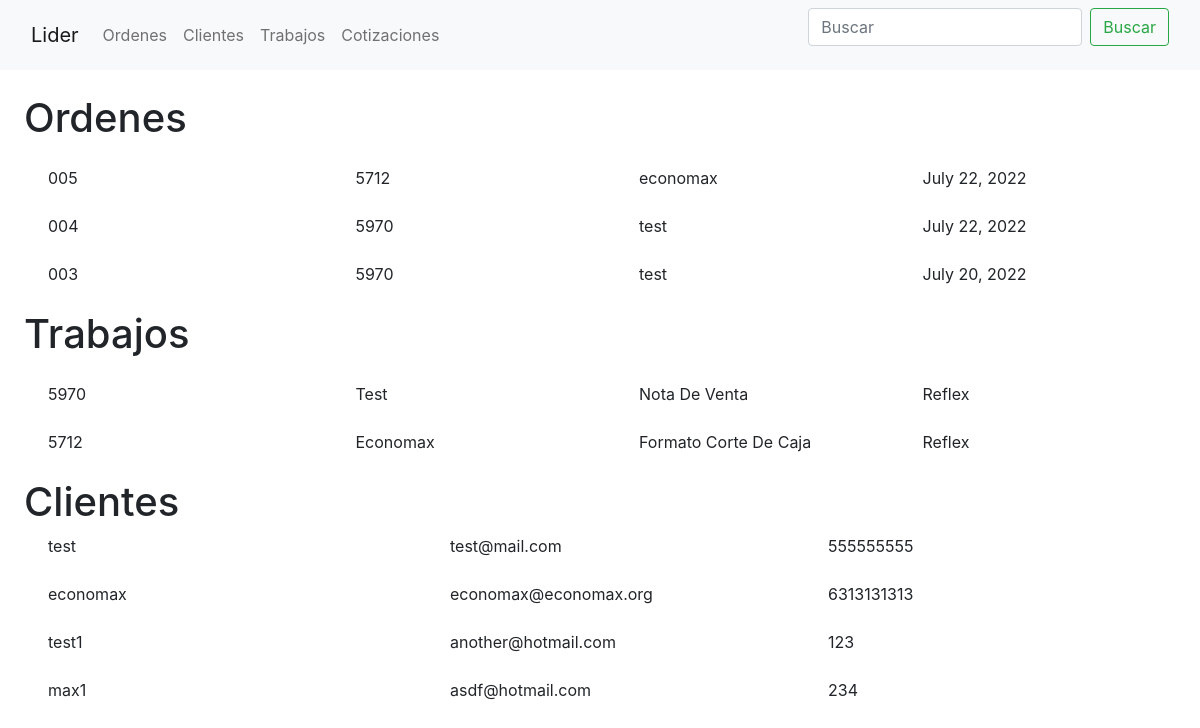
Screenshot of /busqueda/ with the database file from the repository.
### orders/models.py (models this page shows, shortened)
class Order(models.Model):
    customer = models.ForeignKey(Customer, on_delete=models.CASCADE)
    lider_id = models.ForeignKey(Lider, on_delete=models.CASCADE)
    date_ordered = models.DateField('Fecha ordenada', auto_now=True)
    expected_delivery_date = models.DateField('Fecha esperada de Entrega', auto_now=True)
    quantity_ordered = models.PositiveIntegerField(verbose_name='Cantidad Solicitada', default=0)

class Lider(models.Model):
    lider_id = models.CharField('Numero de Lider', max_length=4,
                                validators=[RegexValidator(r'^\d{1,10}$')], primary_key=True)
    doc_description = models.CharField(verbose_name='Descripcion del documento',
                                       max_length=250, default='NOTA DE VENTA')
    customer = models.ForeignKey(Customer, on_delete=models.CASCADE, default='')
    doc_inks = models.CharField(max_length=14, choices=[('negra', 'NEGRA'),
                                                        ('reflex', 'AZUL REFLEX'),
                                                        ('rojo032', 'ROJO 032CV'),
                                                        ('naranjaDirecto', 'NARANJA DIRECTO')
                                                        ],
                                default='reflex')
    def __str__(self):
        return self.lider_id

class Customer(models.Model):
    name_company = models.CharField(verbose_name='Nombre/Empresa', max_length=50)
    email = models.EmailField(verbose_name='Correo', null=True)
    phone_number = models.CharField(verbose_name='Telefono', max_length=10, validators=[RegexValidator(r'^\d{1,10}$')])
    address = models.CharField(verbose_name='Domicilio', max_length=100, null=True)
    shipping = models.BooleanField(verbose_name='Entrega a domicilio')
    def __str__(self):
        return self.name_company

### orders/views.py (the view)
# urls.py: path('busqueda/', search_view, name='search')
def search_view(request):
    if request.method == 'GET' and request.GET.get('q') is not '':
        q = request.GET.get('q') if request.GET.get('q') is not None else ''
        orders = Order.objects.filter(Q(customer__name_company__icontains=q) |
                                      Q(lider_id__lider_id__icontains=q))
        customers = Customer.objects.filter(Q(name_company__icontains=q))
        lider = Lider.objects.filter(Q(lider_id__icontains=q) |
                                     Q(doc_description__icontains=q) |
                                     Q(doc_inks__icontains=q))
        context = {
            'orders': orders.order_by('-id'),
            'customers': customers,
            'lider': lider
        }
    else:
        context = {}
    return render(request, 'search/search.html', context)

### templates/search/search.html
{% extends 'orders/base.html' %}
{% block content %}
    <div class="mx-4 my-4">
        {% if orders %}
            <h1>Ordenes</h1>
            {% for order in orders %}
                <div class="row my-4">
                    <a href="{% url 'order-detail' order.id %}" class="col mx-4 link-dark">{{ order.id | stringformat:'03d'}}</a>
                    <a href="#" class="col link-dark">{{ order.lider_id }}</a>
                    <a class="col link-dark">{{ order.customer }}</a>
                    <div class="col">{{ order.date_ordered }}</div>
                </div>
            {% endfor %}
        {% endif %}
        {% if lider %}
            <h1>Trabajos</h1>
            {% for l in lider %}
                <div class="row my-4">
                    <a href='#' class="col mx-4 link-dark">{{ l.lider_id }}</a>
                    <a class="col link-dark">{{ l.customer|title }}</a>
                    <div class="col">{{ l.doc_description|title}}</div>
                    <div class="col">{{ l.doc_inks|title }}</div>
                </div>
            {% endfor %}
        {% endif %}
        {% if customers %}
            <h1>Clientes</h1>
            {% for customer in customers %}
                <div class="row mb-4">
                    <a href="#" class="col mx-4 link-dark">{{ customer.name_company }}</a>
                    <div class="col">{{ customer.email }}</div>
                    <div class="col">{{ customer.phone_number}}</div>
                </div>
            {% endfor %}
        {% endif %}
    </div>
{% endblock %}

### orders/static/crm/main.css (style rules this page uses)
body { background: whitesmoke; color: #333333; }
.col { border: 1px; }

### rows the page displays
Order: id "005", lider_id "5712", customer "economax", date_ordered "July 22, 2022"
Order: id "004", lider_id "5970", customer "test", date_ordered "July 22, 2022"
Order: id "003", lider_id "5970", customer "test", date_ordered "July 20, 2022"
Lider: lider_id "5970", customer "Test", doc_description "Nota De Venta", doc_inks "Reflex"
Lider: lider_id "5712", customer "Economax", doc_description "Formato Corte De Caja", doc_inks "Reflex"
Customer: name_company "test", email "test@mail.com", phone_number "555555555"
Customer: name_company "economax", email "economax@economax.org", phone_number "6313131313"
Customer: name_company "test1", email "another@hotmail.com", phone_number "123"
Customer: name_company "max1", email "asdf@hotmail.com", phone_number "234"
